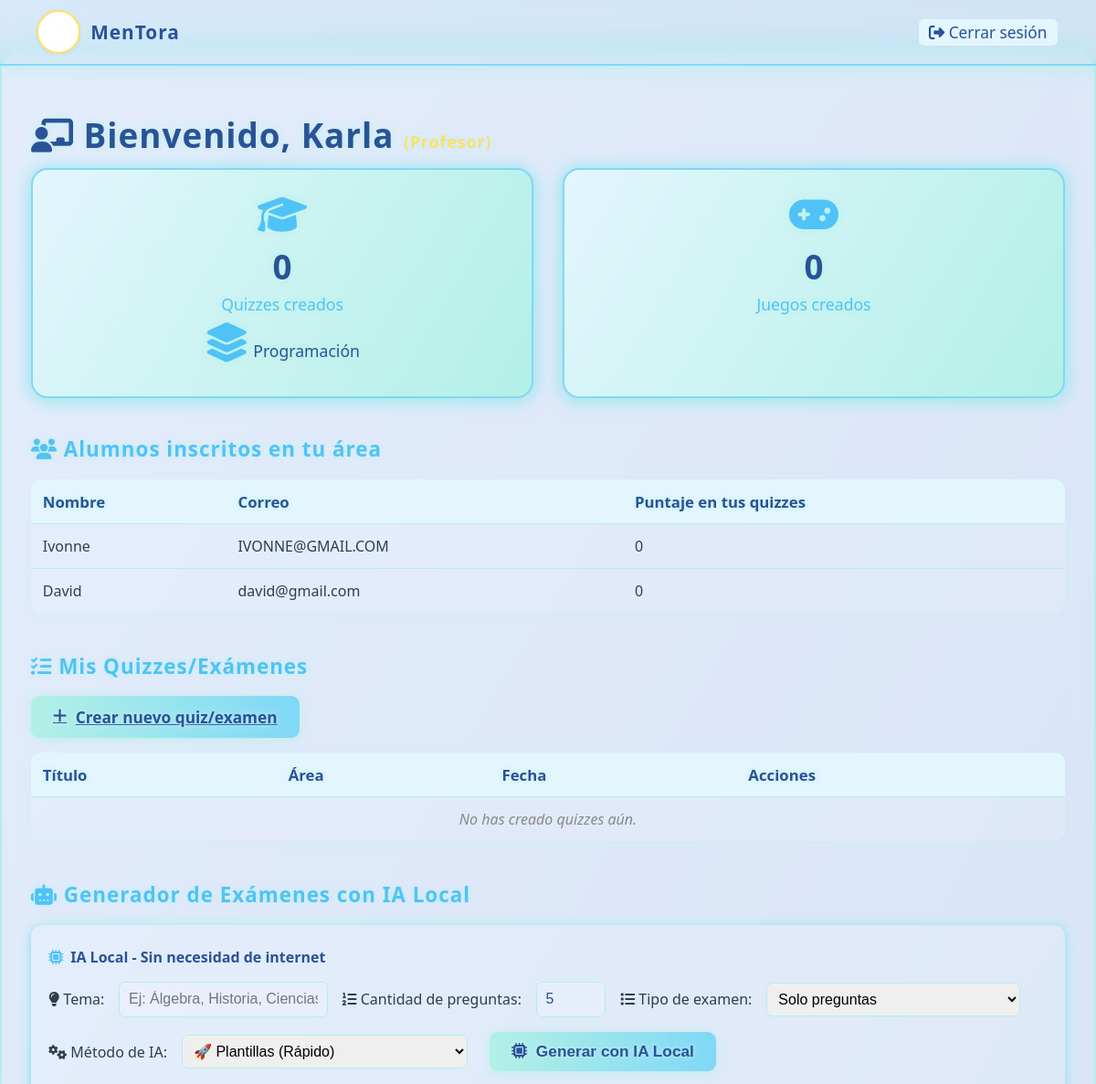
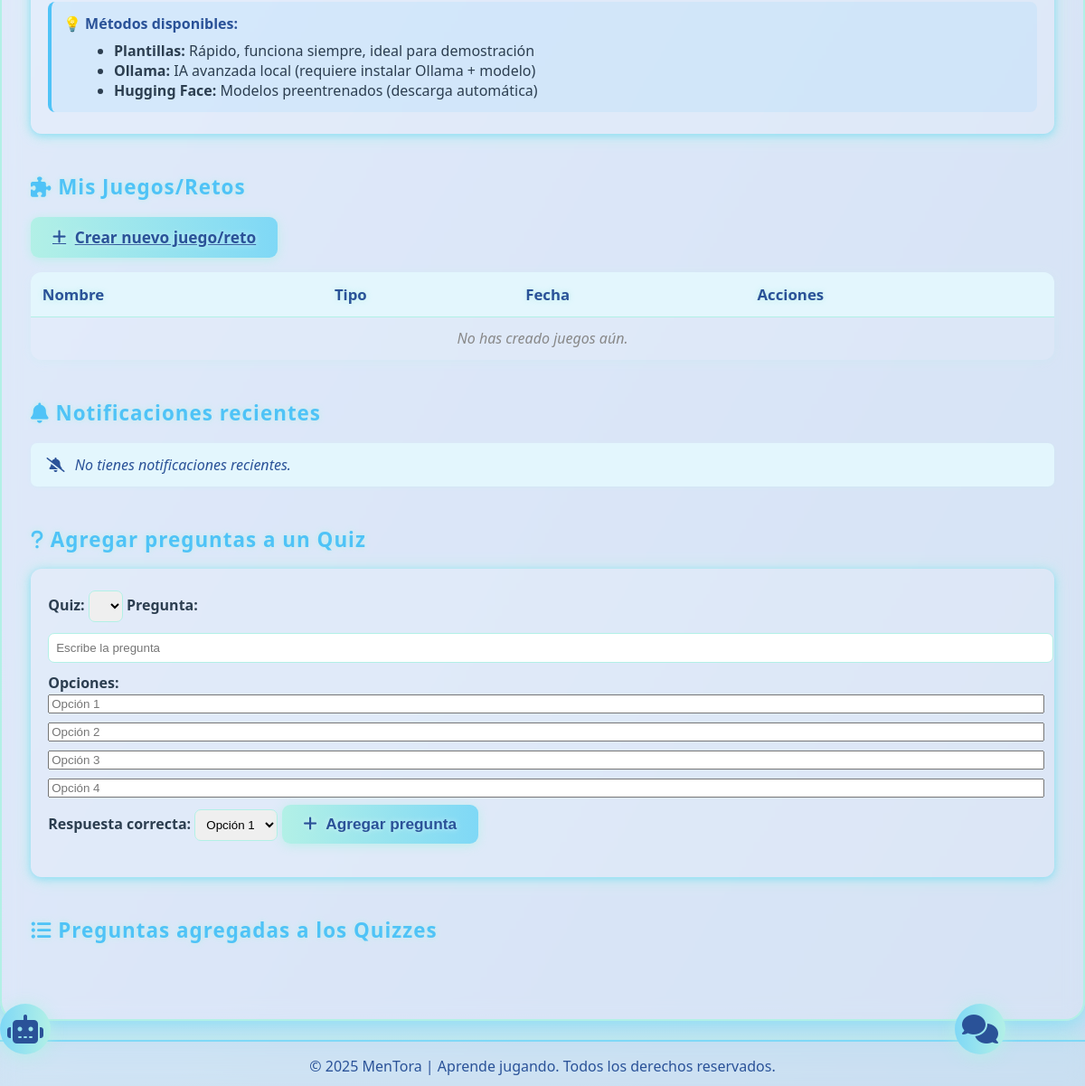
The app's page /teacher/dashboard (signed in) with its own data (2 pictures, top to bottom).
### models.py (models this page shows)
class User(db.Model):
    __tablename__ = 'users'
    id = db.Column(db.Integer, primary_key=True)
    username = db.Column(db.String(80), unique=True, nullable=False)
    email = db.Column(db.String(120), unique=True, nullable=False)
    password = db.Column(db.String(200), nullable=False)
    area = db.Column(db.String(50))
    points = db.Column(db.Integer, default=0)
    level = db.Column(db.Integer, default=1)
    is_admin = db.Column(db.Boolean, default=False)
    is_blocked = db.Column(db.Boolean, default=False)
    avatar_url = db.Column(db.String(300), default='https://api.dicebear.com/7.x/identicon/svg?seed=default')
    theme = db.Column(db.String(30), default='default')
    quizzes_created = db.relationship('Quiz', backref='creator', lazy=True)
    answers = db.relationship('UserAnswer', backref='user', lazy=True)
    achievements = db.relationship('Achievement', backref='user', lazy=True)
    messages = db.relationship('ChatMessage', backref='user', lazy=True)

class Teacher(db.Model):
    __tablename__ = 'teachers'
    id = db.Column(db.Integer, primary_key=True)
    user_id = db.Column(db.Integer, db.ForeignKey('users.id'), unique=True, nullable=False)
    area = db.Column(db.String(50))  # Opcional: área principal del profesor
    created_at = db.Column(db.DateTime, default=datetime.utcnow)
    user = db.relationship('User', backref=db.backref('teacher_profile', uselist=False))
    quizzes = db.relationship('Quiz', backref='teacher', lazy=True)
    games = db.relationship('Game', backref='teacher', lazy=True)

### app.py (the view, shortened to what this page needs)
@app.route('/teacher/dashboard', methods=['GET', 'POST'])
def teacher_dashboard():
    if 'user_id' not in session:
        return redirect(url_for('login'))
    user = User.query.get(session['user_id'])
    from models import Game
    teacher = Teacher.query.filter_by(user_id=user.id).first()
    if not teacher:
        flash('No tienes perfil de profesor.')
        return redirect(url_for('dashboard'))
    quizzes = Quiz.query.filter_by(teacher_id=teacher.id).all()
    games = Game.query.filter_by(teacher_id=teacher.id).all()
    badges = Badge.query.all()
    achievements = Achievement.query.filter(Achievement.badge_id.in_([b.id for b in badges])).all()
    notifications = Notification.query.filter_by(to_user=user.id).order_by(Notification.date_sent.desc()).limit(10).all()
    students = User.query.filter_by(area=teacher.area, is_admin=False).all()
    quiz_ids = [q.id for q in quizzes]
    game_ids = [g.id for g in games]
    student_scores = []
    for student in students:
        quiz_points = 0
        student_scores.append({
            'student': student,
            'quiz_points': quiz_points
        })
    ia_questions = None
    ia_tema = None
    return render_template('teacher_dashboard.html',
                           user=user,
                           teacher=teacher,
                           quizzes=quizzes,
                           games=games,
                           badges=badges,
                           achievements=achievements,
                           notifications=notifications,
                           students=students,
                           student_scores=student_scores,
                           ia_questions=ia_questions,
                           ia_tema=ia_tema,
                           ia_tipo_examen=request.form.get('tipo_examen', 'simple'))

### templates/teacher_dashboard.html (shortened to what this page needs)
<!DOCTYPE html>
<html lang="es">
<head>
    <link rel="stylesheet" href="https://cdnjs.cloudflare.com/ajax/libs/font-awesome/6.4.2/css/all.min.css">
</head>
<body>
    <nav class="navbar">
        <a href="/" class="logo">
            <img src="/static/img/mentora.png" alt="MenTora Logo">
            MenTora
        </a>
        <div class="nav-links">
            <a href="#" id="logoutBtn"><i class="fa-solid fa-right-from-bracket"></i> Cerrar sesión</a>
        </div>
    </nav>
    <div class="container">
        <h1><i class="fa-solid fa-chalkboard-user"></i> Bienvenido, {{ user.username }} <span style="font-size:1.1rem; color:#ffe066;">(Profesor)</span></h1>
        <div class="dashboard-cards">
            <div class="dashboard-card">
                <i class="fa-solid fa-graduation-cap"></i>
                <div class="count" id="quizCount">{{ quizzes|length }}</div>
                <div class="label">Quizzes creados</div>
                <div class="area"><i class="fa-solid fa-layer-group"></i> {{ teacher.area or 'General' }}</div>
            </div>
            <div class="dashboard-card">
                <i class="fa-solid fa-gamepad"></i>
                <div class="count" id="gameCount">{{ games|length }}</div>
                <div class="label">Juegos creados</div>
            </div>
        </div>
        <div class="section">
            <h2><i class="fa-solid fa-users"></i> Alumnos inscritos en tu área</h2>
            <table>
                <thead><tr><th>Nombre</th><th>Correo</th><th>Puntaje en tus quizzes</th></tr></thead>
                <tbody>
                {% for s in student_scores %}
                {% if s.student.id != user.id %}
                <tr>
                    <td>{{ s.student.username }}</td>
                    <td>{{ s.student.email }}</td>
                    <td>{{ s.quiz_points }}</td>
                </tr>
                {% endif %}
                {% else %}
                <tr><td colspan="3" class="empty-row">No hay alumnos inscritos en tu área.</td></tr>
                {% endfor %}
                </tbody>
            </table>
        </div>
        <div class="section">
            <h2><i class="fa-solid fa-list-check"></i> Mis Quizzes/Exámenes</h2>
            <a href="#" class="btn" id="openQuizModal"><i class="fa-solid fa-plus"></i> Crear nuevo quiz/examen</a>
            <table>
                <thead><tr><th>Título</th><th>Área</th><th>Fecha</th><th>Acciones</th></tr></thead>
                <tbody>
                {% for quiz in quizzes %}
                <tr>
                    <td>{{ quiz.title }}</td>
                    <td>{{ quiz.area }}</td>
                    <td>{{ quiz.created_at.strftime('%Y-%m-%d') }}</td>
                    <td>
                        <a href="{{ url_for('editar_quiz', quiz_id=quiz.id) }}" class="btn"><i class="fa-solid fa-pen"></i> Editar</a>
                        <form method="POST" action="{{ url_for('eliminar_quiz', quiz_id=quiz.id) }}" style="display:inline;">
                            <button type="submit" class="btn" style="background:#e74c3c; color:#fff;"><i class="fa-solid fa-trash"></i> Eliminar</button>
                        </form>
                    </td>
                </tr>
                {% else %}
                <tr><td colspan="4" class="empty-row">No has creado quizzes aún.</td></tr>
                {% endfor %}
                </tbody>
            </table>
        </div>
        <div class="section">
            <h2><i class="fa-solid fa-robot"></i> Generador de Exámenes con IA Local</h2>
            <div style="background:rgba(255,255,255,0.13); border-radius:12px; box-shadow:0 2px 8px #7fd8f6cc, 0 1.5px 18px #b2f0e6cc; padding:1.5rem 1.2rem; margin-bottom:1rem;">
                <div style="color:#2a5298; margin-bottom:1rem; display:flex; align-items:center; gap:0.5rem;">
                    <i class="fa-solid fa-microchip" style="color:#4fc3f7;"></i>
                    <strong>IA Local - Sin necesidad de internet</strong>
                </div>
                <form method="POST" action="" class="ai-form">
                    <label><i class="fa-solid fa-lightbulb"></i> Tema:</label>
                    <input type="text" name="tema" required placeholder="Ej: Álgebra, Historia, Ciencias...">
                    <label><i class="fa-solid fa-list-ol"></i> Cantidad de preguntas:</label>
                    <input type="number" name="cantidad" min="1" max="20" value="5" required>
                    <label><i class="fa-solid fa-list"></i> Tipo de examen:</label>
                    <select name="tipo_examen" style="padding:0.5rem; border-radius:7px; border:1px solid #b2f0e6; font-size:1rem;">
                        <option value="simple" {% if ia_tipo_examen == 'simple' %}selected{% endif %}>Solo preguntas</option>
                    </select>
                    <label><i class="fa-solid fa-cogs"></i> Método de IA:</label>
                    <select name="ai_method" style="padding:0.5rem; border-radius:7px; border:1px solid #b2f0e6; font-size:1rem;">
                        <option value="offline">🚀 Plantillas (Rápido)</option>
                    </select>
                    <button type="submit" class="btn"><i class="fa-solid fa-microchip"></i> Generar con IA Local</button>
                </form>
                <div style="margin-top:1rem; padding:0.8rem; background:rgba(76,195,247,0.1); border-radius:8px; border-left:4px solid #4fc3f7;">
                    <strong style="color:#2a5298;">💡 Métodos disponibles:</strong>
                    <ul style="margin:0.5rem 0 0 1rem; color:#2c3e50;">
                        <li><strong>Plantillas:</strong> Rápido, funciona siempre, ideal para demostración</li>
                        <li><strong>Ollama:</strong> IA avanzada local (requiere instalar Ollama + modelo)</li>
                        <li><strong>Hugging Face:</strong> Modelos preentrenados (descarga automática)</li>
                    </ul>
                </div>
            </div>
        </div>
        <div class="section">
            <h2><i class="fa-solid fa-puzzle-piece"></i> Mis Juegos/Retos</h2>
            <a href="#" class="btn" id="openGameModal"><i class="fa-solid fa-plus"></i> Crear nuevo juego/reto</a>
            <table>
                <thead><tr><th>Nombre</th><th>Tipo</th><th>Fecha</th><th>Acciones</th></tr></thead>
                <tbody>
                {% for game in games %}
                <tr>
                    <td>{{ game.name }}</td>
                    <td>{{ game.type }}</td>
                    <td>{{ game.created_at.strftime('%Y-%m-%d') }}</td>
                    <td>
                        <a href="{{ url_for('editar_juego', game_id=game.id) }}" class="btn"><i class="fa-solid fa-pen"></i> Editar</a>
                        <form method="POST" action="{{ url_for('eliminar_juego', game_id=game.id) }}" style="display:inline;">
                            <button type="submit" class="btn" style="background:#e74c3c; color:#fff;"><i class="fa-solid fa-trash"></i> Eliminar</button>
                        </form>
                    </td>
                </tr>
                {% else %}
                <tr><td colspan="4" class="empty-row">No has creado juegos aún.</td></tr>
                {% endfor %}
                </tbody>
            </table>
        </div>
        <div class="section">
            <h2><i class="fa-solid fa-bell"></i> Notificaciones recientes</h2>
            <ul class="notifications">
            {% for n in notifications %}
                <li><i class="fa-solid fa-bell"></i> {{ n.message }} <span style="color:#888;">({{ n.date_sent.strftime('%Y-%m-%d') }})</span></li>
            {% else %}
                <li class="empty-row"><i class="fa-solid fa-bell-slash"></i> No tienes notificaciones recientes.</li>
            {% endfor %}
            </ul>
        </div>
        <div class="section">
            <h2><i class="fa-solid fa-question"></i> Agregar preguntas a un Quiz</h2>
            <form method="POST" action="{{ url_for('teacher_add_question') }}" style="background:rgba(255,255,255,0.13); border-radius:12px; box-shadow:0 2px 8px #7fd8f6cc, 0 1.5px 18px #b2f0e6cc; padding:1.5rem 1.2rem; margin-bottom:1.5rem;">
                <label for="quiz_id"><b>Quiz:</b></label>
                <select name="quiz_id" required style="margin-bottom:0.7rem; padding:0.5rem; border-radius:7px; border:1.5px solid #b2f0e6;">
                </select>
                <label for="question_text"><b>Pregunta:</b></label>
                <input type="text" name="question_text" required placeholder="Escribe la pregunta" style="margin-bottom:0.7rem; width:100%; padding:0.5rem; border-radius:7px; border:1.5px solid #b2f0e6;">
                <label><b>Opciones:</b></label>
                <input type="text" name="option1" required placeholder="Opción 1" style="margin-bottom:0.5rem; width:100%;">
                <input type="text" name="option2" required placeholder="Opción 2" style="margin-bottom:0.5rem; width:100%;">
                <input type="text" name="option3" required placeholder="Opción 3" style="margin-bottom:0.5rem; width:100%;">
                <input type="text" name="option4" required placeholder="Opción 4" style="margin-bottom:0.5rem; width:100%;">
                <label for="correct_answer"><b>Respuesta correcta:</b></label>
                <select name="correct_answer" required style="margin-bottom:1rem; padding:0.5rem; border-radius:7px; border:1.5px solid #b2f0e6;">
                    <option value="1">Opción 1</option>
                </select>
                <button type="submit" class="btn"><i class="fa-solid fa-plus"></i> Agregar pregunta</button>
            </form>
        </div>
        <div class="section">
            <h2><i class="fa-solid fa-list-ul"></i> Preguntas agregadas a los Quizzes</h2>
        </div>
    </div>
    <footer class="footer">
    &copy; 2025 MenTora | Aprende jugando. Todos los derechos reservados.
    </footer>
    <button class="livechat-toggle" id="livechat-toggle" title="Chat en vivo" onclick="toggleLiveChat()"><i class="fa-solid fa-comments"></i></button>
    <button class="chatbot-toggle" id="chatbot-toggle" title="ChatBot" onclick="toggleChatbot()"><i class="fa-solid fa-robot"></i></button>
</body>
</html>

### records on screen
User: username "Karla"
Teacher: area "Programación"
User: student.username "Ivonne", student.email "IVONNE@GMAIL.COM"
User: student.username "David", student.email "david@gmail.com"

### other values on screen
{{ quizzes|length }} "0"
{{ games|length }} "0"
{{ s.quiz_points }} "0" "0"
